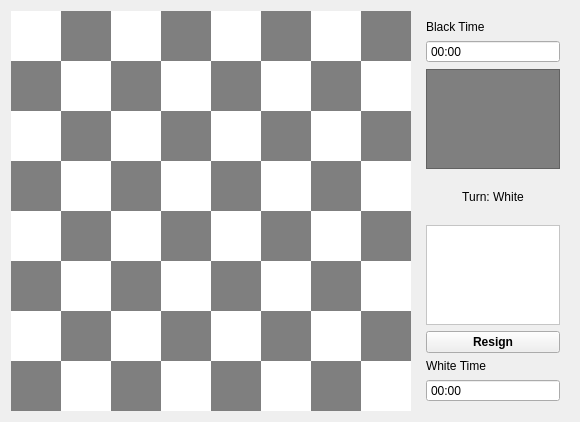
<?xml version="1.0" encoding="UTF-8"?>
<ui version="4.0">
 <class>IngameChess</class>
 <widget class="QWidget" name="IngameChess">
  <property name="geometry">
   <rect>
    <x>0</x>
    <y>0</y>
    <width>580</width>
    <height>418</height>
   </rect>
  </property>
  <property name="windowTitle">
   <string>Form</string>
  </property>
  <layout class="QHBoxLayout" name="horizontalLayout">
   <item>
    <widget class="QWidget" name="gridWidget" native="true">
     <property name="sizePolicy">
      <sizepolicy hsizetype="Preferred" vsizetype="Preferred">
       <horstretch>0</horstretch>
       <verstretch>0</verstretch>
      </sizepolicy>
     </property>
     <property name="minimumSize">
      <size>
       <width>400</width>
       <height>400</height>
      </size>
     </property>
     <property name="maximumSize">
      <size>
       <width>400</width>
       <height>400</height>
      </size>
     </property>
     <layout class="QGridLayout" name="gridLayout">
      <property name="sizeConstraint">
       <enum>QLayout::SetDefaultConstraint</enum>
      </property>
      <property name="leftMargin">
       <number>0</number>
      </property>
      <property name="topMargin">
       <number>0</number>
      </property>
      <property name="rightMargin">
       <number>0</number>
      </property>
      <property name="bottomMargin">
       <number>0</number>
      </property>
      <property name="spacing">
       <number>0</number>
      </property>
      <item row="3" column="6">
       <widget class="QLabel" name="Tile_75">
        <property name="styleSheet">
         <string notr="true">background-color: rgb(127, 127, 127);</string>
        </property>
        <property name="frameShape">
         <enum>QFrame::NoFrame</enum>
        </property>
        <property name="text">
         <string/>
        </property>
        <property name="alignment">
         <set>Qt::AlignCenter</set>
        </property>
        <property name="Piece" stdset="0">
         <string/>
        </property>
       </widget>
      </item>
      <item row="3" column="7">
       <widget class="QLabel" name="Tile_85">
        <property name="styleSheet">
         <string notr="true">background-color: rgb(255, 255, 255);</string>
        </property>
        <property name="text">
         <string/>
        </property>
        <property name="alignment">
         <set>Qt::AlignCenter</set>
        </property>
        <property name="Piece" stdset="0">
         <string/>
        </property>
       </widget>
      </item>
      <item row="1" column="4">
       <widget class="QLabel" name="Tile_57">
        <property name="styleSheet">
         <string notr="true">background-color: rgb(127, 127, 127);</string>
        </property>
        <property name="text">
         <string/>
        </property>
        <property name="alignment">
         <set>Qt::AlignCenter</set>
        </property>
        <property name="Piece" stdset="0">
         <string>C_BP</string>
        </property>
       </widget>
      </item>
      <item row="0" column="6">
       <widget class="QLabel" name="Tile_78">
        <property name="styleSheet">
         <string notr="true">background-color: rgb(255, 255, 255);</string>
        </property>
        <property name="text">
         <string/>
        </property>
        <property name="alignment">
         <set>Qt::AlignCenter</set>
        </property>
        <property name="Piece" stdset="0">
         <string>C_BN</string>
        </property>
       </widget>
      </item>
      <item row="3" column="4">
       <widget class="QLabel" name="Tile_55">
        <property name="styleSheet">
         <string notr="true">background-color: rgb(127, 127, 127);</string>
        </property>
        <property name="text">
         <string/>
        </property>
        <property name="alignment">
         <set>Qt::AlignCenter</set>
        </property>
        <property name="Piece" stdset="0">
         <string/>
        </property>
       </widget>
      </item>
      <item row="2" column="1">
       <widget class="QLabel" name="Tile_26">
        <property name="styleSheet">
         <string notr="true">background-color: rgb(127, 127, 127);</string>
        </property>
        <property name="text">
         <string/>
        </property>
        <property name="alignment">
         <set>Qt::AlignCenter</set>
        </property>
        <property name="Piece" stdset="0">
         <string/>
        </property>
       </widget>
      </item>
      <item row="7" column="7">
       <widget class="QLabel" name="Tile_81">
        <property name="styleSheet">
         <string notr="true">background-color: rgb(255, 255, 255);</string>
        </property>
        <property name="text">
         <string/>
        </property>
        <property name="alignment">
         <set>Qt::AlignCenter</set>
        </property>
        <property name="Piece" stdset="0">
         <string>C_WR</string>
        </property>
       </widget>
      </item>
      <item row="7" column="6">
       <widget class="QLabel" name="Tile_71">
        <property name="styleSheet">
         <string notr="true">background-color: rgb(127, 127, 127);</string>
        </property>
        <property name="text">
         <string/>
        </property>
        <property name="alignment">
         <set>Qt::AlignCenter</set>
        </property>
        <property name="Piece" stdset="0">
         <string>C_WN</string>
        </property>
       </widget>
      </item>
      <item row="7" column="3">
       <widget class="QLabel" name="Tile_41">
        <property name="styleSheet">
         <string notr="true">background-color: rgb(255, 255, 255);</string>
        </property>
        <property name="text">
         <string/>
        </property>
        <property name="alignment">
         <set>Qt::AlignCenter</set>
        </property>
        <property name="Piece" stdset="0">
         <string>C_WQ</string>
        </property>
       </widget>
      </item>
      <item row="0" column="5">
       <widget class="QLabel" name="Tile_68">
        <property name="styleSheet">
         <string notr="true">background-color: rgb(127, 127, 127);</string>
        </property>
        <property name="text">
         <string/>
        </property>
        <property name="alignment">
         <set>Qt::AlignCenter</set>
        </property>
        <property name="Piece" stdset="0">
         <string>C_BB</string>
        </property>
       </widget>
      </item>
      <item row="7" column="0">
       <widget class="QLabel" name="Tile_11">
        <property name="styleSheet">
         <string notr="true">background-color: rgb(127, 127, 127);</string>
        </property>
        <property name="text">
         <string/>
        </property>
        <property name="alignment">
         <set>Qt::AlignCenter</set>
        </property>
        <property name="Piece" stdset="0">
         <string>C_WR</string>
        </property>
       </widget>
      </item>
      <item row="0" column="0">
       <widget class="QLabel" name="Tile_18">
        <property name="autoFillBackground">
         <bool>false</bool>
        </property>
        <property name="styleSheet">
         <string notr="true">background-color: rgb(255, 255, 255);</string>
        </property>
        <property name="text">
         <string/>
        </property>
        <property name="alignment">
         <set>Qt::AlignCenter</set>
        </property>
        <property name="Piece" stdset="0">
         <string>C_BR</string>
        </property>
       </widget>
      </item>
      <item row="5" column="7">
       <widget class="QLabel" name="Tile_83">
        <property name="styleSheet">
         <string notr="true">background-color: rgb(255, 255, 255);</string>
        </property>
        <property name="text">
         <string/>
        </property>
        <property name="alignment">
         <set>Qt::AlignCenter</set>
        </property>
        <property name="Piece" stdset="0">
         <string/>
        </property>
       </widget>
      </item>
      <item row="7" column="4">
       <widget class="QLabel" name="Tile_51">
        <property name="styleSheet">
         <string notr="true">background-color: rgb(127, 127, 127);</string>
        </property>
        <property name="text">
         <string/>
        </property>
        <property name="alignment">
         <set>Qt::AlignCenter</set>
        </property>
        <property name="Piece" stdset="0">
         <string>C_WK</string>
        </property>
       </widget>
      </item>
      <item row="6" column="7">
       <widget class="QLabel" name="Tile_82">
        <property name="styleSheet">
         <string notr="true">background-color: rgb(127, 127, 127);</string>
        </property>
        <property name="text">
         <string/>
        </property>
        <property name="alignment">
         <set>Qt::AlignCenter</set>
        </property>
        <property name="Piece" stdset="0">
         <string>C_WP</string>
        </property>
       </widget>
      </item>
      <item row="7" column="1">
       <widget class="QLabel" name="Tile_21">
        <property name="styleSheet">
         <string notr="true">background-color: rgb(255, 255, 255);</string>
        </property>
        <property name="text">
         <string/>
        </property>
        <property name="alignment">
         <set>Qt::AlignCenter</set>
        </property>
        <property name="Piece" stdset="0">
         <string>C_WN</string>
        </property>
       </widget>
      </item>
      <item row="2" column="0">
       <widget class="QLabel" name="Tile_16">
        <property name="styleSheet">
         <string notr="true">background-color: rgb(255, 255, 255);</string>
        </property>
        <property name="text">
         <string/>
        </property>
        <property name="alignment">
         <set>Qt::AlignCenter</set>
        </property>
        <property name="Piece" stdset="0">
         <string/>
        </property>
       </widget>
      </item>
      <item row="4" column="7">
       <widget class="QLabel" name="Tile_84">
        <property name="styleSheet">
         <string notr="true">background-color: rgb(127, 127, 127);</string>
        </property>
        <property name="text">
         <string/>
        </property>
        <property name="alignment">
         <set>Qt::AlignCenter</set>
        </property>
        <property name="Piece" stdset="0">
         <string/>
        </property>
       </widget>
      </item>
      <item row="5" column="4">
       <widget class="QLabel" name="Tile_53">
        <property name="styleSheet">
         <string notr="true">background-color: rgb(127, 127, 127);</string>
        </property>
        <property name="text">
         <string/>
        </property>
        <property name="alignment">
         <set>Qt::AlignCenter</set>
        </property>
        <property name="Piece" stdset="0">
         <string/>
        </property>
       </widget>
      </item>
      <item row="7" column="2">
       <widget class="QLabel" name="Tile_31">
        <property name="styleSheet">
         <string notr="true">background-color: rgb(127, 127, 127);</string>
        </property>
        <property name="text">
         <string/>
        </property>
        <property name="alignment">
         <set>Qt::AlignCenter</set>
        </property>
        <property name="Piece" stdset="0">
         <string>C_WB</string>
        </property>
       </widget>
      </item>
      <item row="6" column="1">
       <widget class="QLabel" name="Tile_22">
        <property name="styleSheet">
         <string notr="true">background-color: rgb(127, 127, 127);</string>
        </property>
        <property name="text">
         <string/>
        </property>
        <property name="alignment">
         <set>Qt::AlignCenter</set>
        </property>
        <property name="Piece" stdset="0">
         <string>C_WP</string>
        </property>
       </widget>
      </item>
      <item row="4" column="1">
       <widget class="QLabel" name="Tile_24">
        <property name="styleSheet">
         <string notr="true">background-color: rgb(127, 127, 127);</string>
        </property>
        <property name="text">
         <string/>
        </property>
        <property name="alignment">
         <set>Qt::AlignCenter</set>
        </property>
        <property name="Piece" stdset="0">
         <string/>
        </property>
       </widget>
      </item>
      <item row="7" column="5">
       <widget class="QLabel" name="Tile_61">
        <property name="styleSheet">
         <string notr="true">background-color: rgb(255, 255, 255);</string>
        </property>
        <property name="text">
         <string/>
        </property>
        <property name="alignment">
         <set>Qt::AlignCenter</set>
        </property>
        <property name="Piece" stdset="0">
         <string>C_WB</string>
        </property>
       </widget>
      </item>
      <item row="6" column="4">
       <widget class="QLabel" name="Tile_52">
        <property name="styleSheet">
         <string notr="true">background-color: rgb(255, 255, 255);</string>
        </property>
        <property name="text">
         <string/>
        </property>
        <property name="alignment">
         <set>Qt::AlignCenter</set>
        </property>
        <property name="Piece" stdset="0">
         <string>C_WP</string>
        </property>
       </widget>
      </item>
      <item row="0" column="1">
       <widget class="QLabel" name="Tile_28">
        <property name="styleSheet">
         <string notr="true">background-color: rgb(127, 127, 127);</string>
        </property>
        <property name="text">
         <string/>
        </property>
        <property name="alignment">
         <set>Qt::AlignCenter</set>
        </property>
        <property name="Piece" stdset="0">
         <string>C_BN</string>
        </property>
       </widget>
      </item>
      <item row="5" column="1">
       <widget class="QLabel" name="Tile_23">
        <property name="styleSheet">
         <string notr="true">background-color: rgb(255, 255, 255);</string>
        </property>
        <property name="text">
         <string/>
        </property>
        <property name="alignment">
         <set>Qt::AlignCenter</set>
        </property>
        <property name="Piece" stdset="0">
         <string/>
        </property>
       </widget>
      </item>
      <item row="5" column="6">
       <widget class="QLabel" name="Tile_73">
        <property name="styleSheet">
         <string notr="true">background-color: rgb(127, 127, 127);</string>
        </property>
        <property name="text">
         <string/>
        </property>
        <property name="alignment">
         <set>Qt::AlignCenter</set>
        </property>
        <property name="Piece" stdset="0">
         <string/>
        </property>
       </widget>
      </item>
      <item row="6" column="6">
       <widget class="QLabel" name="Tile_72">
        <property name="styleSheet">
         <string notr="true">background-color: rgb(255, 255, 255);</string>
        </property>
        <property name="text">
         <string/>
        </property>
        <property name="alignment">
         <set>Qt::AlignCenter</set>
        </property>
        <property name="Piece" stdset="0">
         <string>C_WP</string>
        </property>
       </widget>
      </item>
      <item row="5" column="0">
       <widget class="QLabel" name="Tile_13">
        <property name="styleSheet">
         <string notr="true">background-color: rgb(127, 127, 127);</string>
        </property>
        <property name="text">
         <string/>
        </property>
        <property name="alignment">
         <set>Qt::AlignCenter</set>
        </property>
        <property name="Piece" stdset="0">
         <string/>
        </property>
       </widget>
      </item>
      <item row="3" column="3">
       <widget class="QLabel" name="Tile_45">
        <property name="styleSheet">
         <string notr="true">background-color: rgb(255, 255, 255);</string>
        </property>
        <property name="frameShape">
         <enum>QFrame::NoFrame</enum>
        </property>
        <property name="lineWidth">
         <number>3</number>
        </property>
        <property name="text">
         <string/>
        </property>
        <property name="alignment">
         <set>Qt::AlignCenter</set>
        </property>
        <property name="Piece" stdset="0">
         <string/>
        </property>
       </widget>
      </item>
      <item row="1" column="7">
       <widget class="QLabel" name="Tile_87">
        <property name="styleSheet">
         <string notr="true">background-color: rgb(255, 255, 255);</string>
        </property>
        <property name="text">
         <string/>
        </property>
        <property name="alignment">
         <set>Qt::AlignCenter</set>
        </property>
        <property name="Piece" stdset="0">
         <string>C_BP</string>
        </property>
       </widget>
      </item>
      <item row="1" column="0">
       <widget class="QLabel" name="Tile_17">
        <property name="styleSheet">
         <string notr="true">background-color: rgb(127, 127, 127);</string>
        </property>
        <property name="text">
         <string/>
        </property>
        <property name="alignment">
         <set>Qt::AlignCenter</set>
        </property>
        <property name="Piece" stdset="0">
         <string>C_BP</string>
        </property>
       </widget>
      </item>
      <item row="4" column="3">
       <widget class="QLabel" name="Tile_44">
        <property name="styleSheet">
         <string notr="true">background-color: rgb(127, 127, 127);</string>
        </property>
        <property name="text">
         <string/>
        </property>
        <property name="alignment">
         <set>Qt::AlignCenter</set>
        </property>
        <property name="Piece" stdset="0">
         <string/>
        </property>
       </widget>
      </item>
      <item row="4" column="2">
       <widget class="QLabel" name="Tile_34">
        <property name="styleSheet">
         <string notr="true">background-color: rgb(255, 255, 255);</string>
        </property>
        <property name="text">
         <string/>
        </property>
        <property name="alignment">
         <set>Qt::AlignCenter</set>
        </property>
        <property name="Piece" stdset="0">
         <string/>
        </property>
       </widget>
      </item>
      <item row="4" column="4">
       <widget class="QLabel" name="Tile_54">
        <property name="styleSheet">
         <string notr="true">background-color: rgb(255, 255, 255);</string>
        </property>
        <property name="text">
         <string/>
        </property>
        <property name="alignment">
         <set>Qt::AlignCenter</set>
        </property>
        <property name="Piece" stdset="0">
         <string/>
        </property>
       </widget>
      </item>
      <item row="2" column="4">
       <widget class="QLabel" name="Tile_56">
        <property name="styleSheet">
         <string notr="true">background-color: rgb(255, 255, 255);</string>
        </property>
        <property name="text">
         <string/>
        </property>
        <property name="alignment">
         <set>Qt::AlignCenter</set>
        </property>
        <property name="Piece" stdset="0">
         <string/>
        </property>
       </widget>
      </item>
      <item row="0" column="3">
       <widget class="QLabel" name="Tile_48">
        <property name="styleSheet">
         <string notr="true">background-color: rgb(127, 127, 127);</string>
        </property>
        <property name="text">
         <string/>
        </property>
        <property name="alignment">
         <set>Qt::AlignCenter</set>
        </property>
        <property name="Piece" stdset="0">
         <string>C_BQ</string>
        </property>
       </widget>
      </item>
      <item row="4" column="0">
       <widget class="QLabel" name="Tile_14">
        <property name="styleSheet">
         <string notr="true">background-color: rgb(255, 255, 255);</string>
        </property>
        <property name="text">
         <string/>
        </property>
        <property name="alignment">
         <set>Qt::AlignCenter</set>
        </property>
        <property name="Piece" stdset="0">
         <string/>
        </property>
       </widget>
      </item>
      <item row="5" column="3">
       <widget class="QLabel" name="Tile_43">
        <property name="styleSheet">
         <string notr="true">background-color: rgb(255, 255, 255);</string>
        </property>
        <property name="text">
         <string/>
        </property>
        <property name="alignment">
         <set>Qt::AlignCenter</set>
        </property>
        <property name="Piece" stdset="0">
         <string/>
        </property>
       </widget>
      </item>
      <item row="6" column="2">
       <widget class="QLabel" name="Tile_32">
        <property name="styleSheet">
         <string notr="true">background-color: rgb(255, 255, 255);</string>
        </property>
        <property name="text">
         <string/>
        </property>
        <property name="alignment">
         <set>Qt::AlignCenter</set>
        </property>
        <property name="Piece" stdset="0">
         <string>C_WP</string>
        </property>
       </widget>
      </item>
      <item row="4" column="6">
       <widget class="QLabel" name="Tile_74">
        <property name="styleSheet">
         <string notr="true">background-color: rgb(255, 255, 255);</string>
        </property>
        <property name="text">
         <string/>
        </property>
        <property name="alignment">
         <set>Qt::AlignCenter</set>
        </property>
        <property name="Piece" stdset="0">
         <string/>
        </property>
       </widget>
      </item>
      <item row="5" column="5">
       <widget class="QLabel" name="Tile_63">
        <property name="styleSheet">
         <string notr="true">background-color: rgb(255, 255, 255);</string>
        </property>
        <property name="text">
         <string/>
        </property>
        <property name="alignment">
         <set>Qt::AlignCenter</set>
        </property>
        <property name="Piece" stdset="0">
         <string/>
        </property>
       </widget>
      </item>
      <item row="2" column="2">
       <widget class="QLabel" name="Tile_36">
        <property name="styleSheet">
         <string notr="true">background-color: rgb(255, 255, 255);</string>
        </property>
        <property name="text">
         <string/>
        </property>
        <property name="alignment">
         <set>Qt::AlignCenter</set>
        </property>
        <property name="Piece" stdset="0">
         <string/>
        </property>
       </widget>
      </item>
      <item row="1" column="3">
       <widget class="QLabel" name="Tile_47">
        <property name="styleSheet">
         <string notr="true">background-color: rgb(255, 255, 255);</string>
        </property>
        <property name="text">
         <string/>
        </property>
        <property name="alignment">
         <set>Qt::AlignCenter</set>
        </property>
        <property name="Piece" stdset="0">
         <string>C_BP</string>
        </property>
       </widget>
      </item>
      <item row="1" column="6">
       <widget class="QLabel" name="Tile_77">
        <property name="styleSheet">
         <string notr="true">background-color: rgb(127, 127, 127);</string>
        </property>
        <property name="text">
         <string/>
        </property>
        <property name="alignment">
         <set>Qt::AlignCenter</set>
        </property>
        <property name="Piece" stdset="0">
         <string>C_BP</string>
        </property>
       </widget>
      </item>
      <item row="2" column="5">
       <widget class="QLabel" name="Tile_66">
        <property name="styleSheet">
         <string notr="true">background-color: rgb(127, 127, 127);</string>
        </property>
        <property name="text">
         <string/>
        </property>
        <property name="alignment">
         <set>Qt::AlignCenter</set>
        </property>
        <property name="Piece" stdset="0">
         <string/>
        </property>
       </widget>
      </item>
      <item row="1" column="1">
       <widget class="QLabel" name="Tile_27">
        <property name="styleSheet">
         <string notr="true">background-color: rgb(255, 255, 255);</string>
        </property>
        <property name="text">
         <string/>
        </property>
        <property name="alignment">
         <set>Qt::AlignCenter</set>
        </property>
        <property name="Piece" stdset="0">
         <string>C_BP</string>
        </property>
       </widget>
      </item>
      <item row="5" column="2">
       <widget class="QLabel" name="Tile_33">
        <property name="styleSheet">
         <string notr="true">background-color: rgb(127, 127, 127);</string>
        </property>
        <property name="text">
         <string/>
        </property>
        <property name="alignment">
         <set>Qt::AlignCenter</set>
        </property>
        <property name="Piece" stdset="0">
         <string/>
        </property>
       </widget>
      </item>
      <item row="6" column="5">
       <widget class="QLabel" name="Tile_62">
        <property name="styleSheet">
         <string notr="true">background-color: rgb(127, 127, 127);</string>
        </property>
        <property name="text">
         <string/>
        </property>
        <property name="alignment">
         <set>Qt::AlignCenter</set>
        </property>
        <property name="Piece" stdset="0">
         <string>C_WP</string>
        </property>
       </widget>
      </item>
      <item row="3" column="0">
       <widget class="QLabel" name="Tile_15">
        <property name="styleSheet">
         <string notr="true">background-color: rgb(127, 127, 127);</string>
        </property>
        <property name="text">
         <string/>
        </property>
        <property name="alignment">
         <set>Qt::AlignCenter</set>
        </property>
        <property name="Piece" stdset="0">
         <string/>
        </property>
       </widget>
      </item>
      <item row="2" column="7">
       <widget class="QLabel" name="Tile_86">
        <property name="styleSheet">
         <string notr="true">background-color: rgb(127, 127, 127);</string>
        </property>
        <property name="text">
         <string/>
        </property>
        <property name="alignment">
         <set>Qt::AlignCenter</set>
        </property>
        <property name="Piece" stdset="0">
         <string/>
        </property>
       </widget>
      </item>
      <item row="6" column="0">
       <widget class="QLabel" name="Tile_12">
        <property name="styleSheet">
         <string notr="true">background-color: rgb(255, 255, 255);</string>
        </property>
        <property name="text">
         <string/>
        </property>
        <property name="alignment">
         <set>Qt::AlignCenter</set>
        </property>
        <property name="Piece" stdset="0">
         <string>C_WP</string>
        </property>
       </widget>
      </item>
      <item row="0" column="4">
       <widget class="QLabel" name="Tile_58">
        <property name="styleSheet">
         <string notr="true">background-color: rgb(255, 255, 255);</string>
        </property>
        <property name="text">
         <string/>
        </property>
        <property name="alignment">
         <set>Qt::AlignCenter</set>
        </property>
        <property name="Piece" stdset="0">
         <string>C_BK</string>
        </property>
       </widget>
      </item>
      <item row="1" column="2">
       <widget class="QLabel" name="Tile_37">
        <property name="styleSheet">
         <string notr="true">background-color: rgb(127, 127, 127);</string>
        </property>
        <property name="text">
         <string/>
        </property>
        <property name="alignment">
         <set>Qt::AlignCenter</set>
        </property>
        <property name="Piece" stdset="0">
         <string>C_BP</string>
        </property>
       </widget>
      </item>
      <item row="2" column="3">
       <widget class="QLabel" name="Tile_46">
        <property name="styleSheet">
         <string notr="true">background-color: rgb(127, 127, 127);</string>
        </property>
        <property name="text">
         <string/>
        </property>
        <property name="alignment">
         <set>Qt::AlignCenter</set>
        </property>
        <property name="Piece" stdset="0">
         <string/>
        </property>
       </widget>
      </item>
      <item row="0" column="2">
       <widget class="QLabel" name="Tile_38">
        <property name="styleSheet">
         <string notr="true">background-color: rgb(255, 255, 255);</string>
        </property>
        <property name="text">
         <string/>
        </property>
        <property name="alignment">
         <set>Qt::AlignCenter</set>
        </property>
        <property name="Piece" stdset="0">
         <string>C_BB</string>
        </property>
       </widget>
      </item>
      <item row="3" column="2">
       <widget class="QLabel" name="Tile_35">
        <property name="styleSheet">
         <string notr="true">background-color: rgb(127, 127, 127);</string>
        </property>
        <property name="text">
         <string/>
        </property>
        <property name="alignment">
         <set>Qt::AlignCenter</set>
        </property>
        <property name="Piece" stdset="0">
         <string/>
        </property>
       </widget>
      </item>
      <item row="6" column="3">
       <widget class="QLabel" name="Tile_42">
        <property name="styleSheet">
         <string notr="true">background-color: rgb(127, 127, 127);</string>
        </property>
        <property name="text">
         <string/>
        </property>
        <property name="alignment">
         <set>Qt::AlignCenter</set>
        </property>
        <property name="Piece" stdset="0">
         <string>C_WP</string>
        </property>
       </widget>
      </item>
      <item row="2" column="6">
       <widget class="QLabel" name="Tile_76">
        <property name="styleSheet">
         <string notr="true">background-color: rgb(255, 255, 255);</string>
        </property>
        <property name="text">
         <string/>
        </property>
        <property name="alignment">
         <set>Qt::AlignCenter</set>
        </property>
        <property name="Piece" stdset="0">
         <string/>
        </property>
       </widget>
      </item>
      <item row="4" column="5">
       <widget class="QLabel" name="Tile_64">
        <property name="styleSheet">
         <string notr="true">background-color: rgb(127, 127, 127);</string>
        </property>
        <property name="text">
         <string/>
        </property>
        <property name="alignment">
         <set>Qt::AlignCenter</set>
        </property>
        <property name="Piece" stdset="0">
         <string/>
        </property>
       </widget>
      </item>
      <item row="1" column="5">
       <widget class="QLabel" name="Tile_67">
        <property name="styleSheet">
         <string notr="true">background-color: rgb(255, 255, 255);</string>
        </property>
        <property name="text">
         <string/>
        </property>
        <property name="alignment">
         <set>Qt::AlignCenter</set>
        </property>
        <property name="Piece" stdset="0">
         <string>C_BP</string>
        </property>
       </widget>
      </item>
      <item row="3" column="1">
       <widget class="QLabel" name="Tile_25">
        <property name="styleSheet">
         <string notr="true">background-color: rgb(255, 255, 255);</string>
        </property>
        <property name="text">
         <string/>
        </property>
        <property name="alignment">
         <set>Qt::AlignCenter</set>
        </property>
        <property name="Piece" stdset="0">
         <string/>
        </property>
       </widget>
      </item>
      <item row="3" column="5">
       <widget class="QLabel" name="Tile_65">
        <property name="styleSheet">
         <string notr="true">background-color: rgb(255, 255, 255);</string>
        </property>
        <property name="text">
         <string/>
        </property>
        <property name="alignment">
         <set>Qt::AlignCenter</set>
        </property>
        <property name="Piece" stdset="0">
         <string/>
        </property>
       </widget>
      </item>
      <item row="0" column="7">
       <widget class="QLabel" name="Tile_88">
        <property name="styleSheet">
         <string notr="true">background-color: rgb(127, 127, 127);</string>
        </property>
        <property name="text">
         <string/>
        </property>
        <property name="alignment">
         <set>Qt::AlignCenter</set>
        </property>
        <property name="Piece" stdset="0">
         <string>C_BR</string>
        </property>
       </widget>
      </item>
     </layout>
    </widget>
   </item>
   <item>
    <widget class="QFrame" name="verticalFrame">
     <property name="minimumSize">
      <size>
       <width>150</width>
       <height>0</height>
      </size>
     </property>
     <property name="maximumSize">
      <size>
       <width>250</width>
       <height>16777215</height>
      </size>
     </property>
     <layout class="QVBoxLayout" name="verticalLayout">
      <item>
       <widget class="QLabel" name="label_2">
        <property name="text">
         <string>Black Time</string>
        </property>
       </widget>
      </item>
      <item>
       <widget class="QTimeEdit" name="timeBlack">
        <property name="enabled">
         <bool>true</bool>
        </property>
        <property name="sizePolicy">
         <sizepolicy hsizetype="Minimum" vsizetype="Fixed">
          <horstretch>0</horstretch>
          <verstretch>0</verstretch>
         </sizepolicy>
        </property>
        <property name="inputMethodHints">
         <set>Qt::ImhNone</set>
        </property>
        <property name="readOnly">
         <bool>true</bool>
        </property>
        <property name="buttonSymbols">
         <enum>QAbstractSpinBox::NoButtons</enum>
        </property>
        <property name="currentSection">
         <enum>QDateTimeEdit::MinuteSection</enum>
        </property>
        <property name="displayFormat">
         <string>mm:ss</string>
        </property>
       </widget>
      </item>
      <item>
       <widget class="QFrame" name="blackHand">
        <property name="sizePolicy">
         <sizepolicy hsizetype="Preferred" vsizetype="Minimum">
          <horstretch>0</horstretch>
          <verstretch>0</verstretch>
         </sizepolicy>
        </property>
        <property name="minimumSize">
         <size>
          <width>0</width>
          <height>100</height>
         </size>
        </property>
        <property name="styleSheet">
         <string notr="true">background-color: rgb(127, 127, 127);</string>
        </property>
        <property name="frameShape">
         <enum>QFrame::StyledPanel</enum>
        </property>
        <property name="frameShadow">
         <enum>QFrame::Raised</enum>
        </property>
       </widget>
      </item>
      <item>
       <spacer name="verticalSpacer_2">
        <property name="orientation">
         <enum>Qt::Vertical</enum>
        </property>
        <property name="sizeHint" stdset="0">
         <size>
          <width>20</width>
          <height>40</height>
         </size>
        </property>
       </spacer>
      </item>
      <item>
       <widget class="QLabel" name="labelTurn">
        <property name="styleSheet">
         <string notr="true">font: 75 16pt &quot;MS Shell Dlg 2&quot;;</string>
        </property>
        <property name="text">
         <string>Turn: White</string>
        </property>
        <property name="alignment">
         <set>Qt::AlignCenter</set>
        </property>
       </widget>
      </item>
      <item>
       <spacer name="verticalSpacer">
        <property name="orientation">
         <enum>Qt::Vertical</enum>
        </property>
        <property name="sizeType">
         <enum>QSizePolicy::Expanding</enum>
        </property>
        <property name="sizeHint" stdset="0">
         <size>
          <width>20</width>
          <height>40</height>
         </size>
        </property>
       </spacer>
      </item>
      <item>
       <widget class="QFrame" name="whiteHand">
        <property name="sizePolicy">
         <sizepolicy hsizetype="Preferred" vsizetype="Minimum">
          <horstretch>0</horstretch>
          <verstretch>0</verstretch>
         </sizepolicy>
        </property>
        <property name="minimumSize">
         <size>
          <width>0</width>
          <height>100</height>
         </size>
        </property>
        <property name="styleSheet">
         <string notr="true">background-color: rgb(255, 255, 255);</string>
        </property>
        <property name="frameShape">
         <enum>QFrame::StyledPanel</enum>
        </property>
        <property name="frameShadow">
         <enum>QFrame::Raised</enum>
        </property>
       </widget>
      </item>
      <item>
       <widget class="QPushButton" name="buttonResign">
        <property name="font">
         <font>
          <weight>75</weight>
          <bold>true</bold>
         </font>
        </property>
        <property name="text">
         <string>Resign</string>
        </property>
       </widget>
      </item>
      <item>
       <widget class="QLabel" name="label_3">
        <property name="text">
         <string>White Time</string>
        </property>
       </widget>
      </item>
      <item>
       <widget class="QTimeEdit" name="timeWhite">
        <property name="layoutDirection">
         <enum>Qt::LeftToRight</enum>
        </property>
        <property name="readOnly">
         <bool>true</bool>
        </property>
        <property name="buttonSymbols">
         <enum>QAbstractSpinBox::NoButtons</enum>
        </property>
        <property name="currentSection">
         <enum>QDateTimeEdit::MinuteSection</enum>
        </property>
        <property name="displayFormat">
         <string>mm:ss</string>
        </property>
       </widget>
      </item>
     </layout>
    </widget>
   </item>
  </layout>
 </widget>
 <resources>
  <include location="rsrc.qrc"/>
 </resources>
 <connections/>
</ui>
